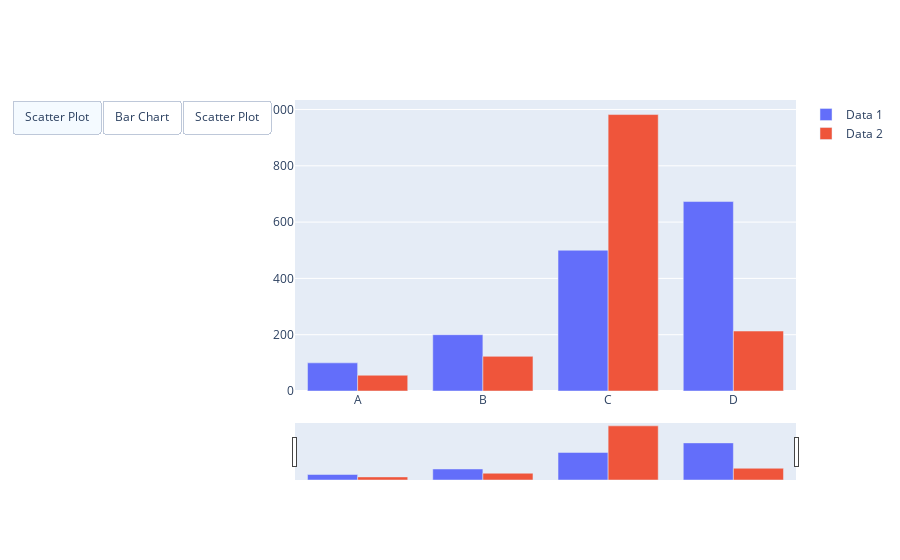

Notebook code for this chart:
### Code cell
plot.update_layout( 
    xaxis=dict( 
        rangeselector=dict( 
            buttons=list([ 
                dict(count=1, 
                    step="day", 
                    stepmode="backward"), 
            ]) 
        ), 
        rangeslider=dict( 
            visible=True
        ), 
    ) 
) 
  
plot.show()

### Figure 1 — Plotly figure (JSON) as saved in the notebook; plotly's stock layout.template omitted (floating-point values rounded to 4 significant figures)
{"data": [{"name": "Data 1", "type": "bar", "x": ["A", "B", "C", "D"], "y": [100, 200, 500, 673]}, {"name": "Data 2", "type": "bar", "x": ["A", "B", "C", "D"], "y": [56, 123, 982, 213]}], "layout": {"updatemenus": [{"active": 0, "buttons": [{"args": ["type", "scatter"], "label": "Scatter Plot", "method": "restyle"}, {"args": ["type", "bar"], "label": "Bar Chart", "method": "restyle"}, {"args": ["type", "scatter"], "label": "Scatter Plot", "method": "restyle"}], "direction": "left", "type": "buttons"}], "xaxis": {"rangeselector": {"buttons": [{"count": 1, "step": "day", "stepmode": "backward"}]}, "rangeslider": {"visible": true}}}}
